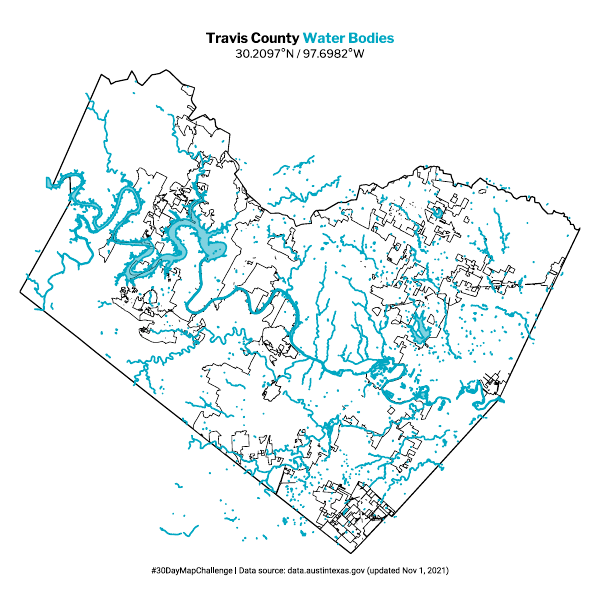

The R source for this figure:
#30DayMapChallenge 08 Blue
#Travis County: Water bodies 
#Data source: https://data.austintexas.gov/Locations-and-Maps/Hydrography-Polygons-2006/99y8-6pgc (updated Nov 1, 2021)

# load libraries
library(tidyverse)
library(sf)
library(ggtext)

# load fonts
library(sysfonts)
library(showtext)
font_add_google("Roboto")
font_add_google("Libre Franklin")
showtext_auto()

# read hyrdography polygons shp
hydro = read_sf('Hydrography_Polygons_2006/geo_export_92fa45d1-89f3-478e-83d4-087ecfbfdc83.shp')

# read county boundaries shp
# source: https://tnr-traviscountytx.opendata.arcgis.com/datasets/boundary/explore
traviscounty = read_sf('Boundary/Boundary.shp')

# read municipal jurisdictions shp
# source: https://tnr-traviscountytx.opendata.arcgis.com/datasets/municipal-jurisdictions/explore?location=30.325000%2C-97.770000%2C10.52
municipal = read_sf('data/Municipal_Jurisdictions/Municipal_Jurisdictions.shp')

# plot
ggplot() + 
  geom_sf(data=traviscounty, color="black", lwd=.4) +
  geom_sf(data=municipal, color="black", lwd=.2, fill="white") +
  geom_sf(data = hydro, color="#01a7c2", fill="#01a7c2", alpha=.5) +
  coord_sf(expand=F) +
  theme_void(base_family = "Libre Franklin") +
  theme(plot.title = element_markdown(size = 10,face="bold", hjust=.5),
        plot.caption=element_text(size=6, hjust=.5, family="Roboto", margin=margin(10,0,0,0)),
        plot.background=element_rect(fill="white", color=NA),
        plot.margin=margin(.5,.5,.5,.5, unit="cm"),
        plot.subtitle = element_markdown(size = 8, hjust=.5,margin=margin(3, 0, 0, 0))) +
  labs(title = "Travis County <span style='color:#01a7c2;'>Water Bodies</span>", 
       subtitle = "30.2097°N / 97.6982°W<br>",
       caption="#30DayMapChallenge | Data source: data.austintexas.gov (updated Nov 1, 2021)")
       
# save
ggsave(file="08_blue.pdf", width=6, height=6,units="in")
ggsave(file="08_blue.png", width=6, height=6,units="in")

